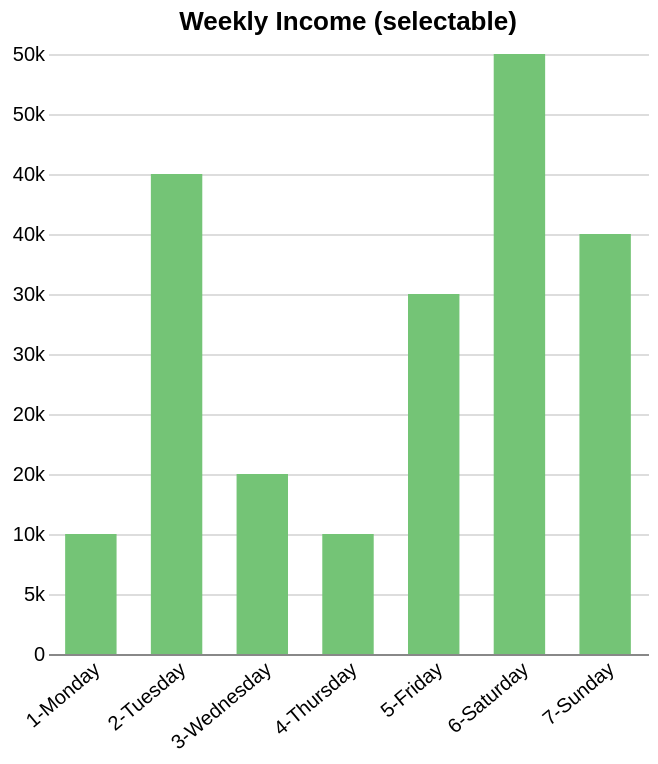

Here is the Vega-Lite specification saved for this chart:
### Vega-Lite specification from a JSON file in a GitHub repository (floating-point values rounded to 4 significant figures)
{"$schema": "https://vega.github.io/schema/vega-lite/v2.json", "title": "Weekly Income (selectable)", "width": 300, "data": {"values": [{"day": "1-Monday", "amount": 10000}, {"day": "2-Tuesday", "amount": 40000}, {"day": "3-Wednesday", "amount": 15000}, {"day": "4-Thursday", "amount": 10000}, {"day": "5-Friday", "amount": 30000}, {"day": "6-Saturday", "amount": 50000}, {"day": "7-Sunday", "amount": 35000}]}, "mark": "bar", "selection": {"pts": {"type": "single", "encodings": ["x"]}}, "encoding": {"x": {"field": "day", "type": "nominal", "axis": {"labelAngle": -40, "title": "", "ticks": false}, "scale": {"paddingInner": 0.4}}, "y": {"field": "amount", "type": "quantitative", "axis": {"title": "", "ticks": false, "domain": false, "format": ".0s"}}, "color": {"condition": {"selection": "pts", "value": "#74c476"}, "value": "#d9d9d9"}}, "config": {"view": {"strokeWidth": 0}}}
